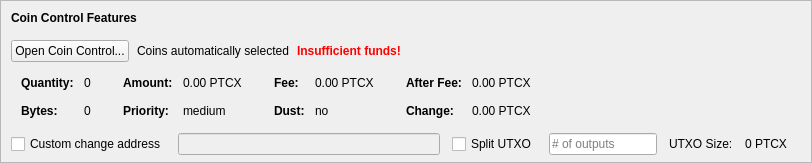
    <widget class="QFrame" name="frameCoinControl">
     <property name="sizePolicy">
      <sizepolicy hsizetype="Expanding" vsizetype="Expanding">
       <horstretch>0</horstretch>
       <verstretch>0</verstretch>
      </sizepolicy>
     </property>
     <property name="maximumSize">
      <size>
       <width>16777215</width>
       <height>16777215</height>
      </size>
     </property>
     <property name="frameShape">
      <enum>QFrame::StyledPanel</enum>
     </property>
     <property name="frameShadow">
      <enum>QFrame::Sunken</enum>
     </property>
     <layout class="QVBoxLayout" name="verticalLayoutCoinControl2">
      <property name="spacing">
       <number>0</number>
      </property>
      <property name="leftMargin">
       <number>0</number>
      </property>
      <property name="topMargin">
       <number>0</number>
      </property>
      <property name="rightMargin">
       <number>0</number>
      </property>
      <property name="bottomMargin">
       <number>6</number>
      </property>
      <item>
       <layout class="QVBoxLayout" name="verticalLayoutCoinControl" stretch="0,0,0,0,1">
        <property name="spacing">
         <number>0</number>
        </property>
        <property name="leftMargin">
         <number>10</number>
        </property>
        <property name="topMargin">
         <number>10</number>
        </property>
        <item>
         <layout class="QHBoxLayout" name="horizontalLayoutCoinControl1">
          <property name="bottomMargin">
           <number>15</number>
          </property>
          <item>
           <widget class="QLabel" name="labelCoinControlFeatures">
            <property name="sizePolicy">
             <sizepolicy hsizetype="Preferred" vsizetype="Maximum">
              <horstretch>0</horstretch>
              <verstretch>0</verstretch>
             </sizepolicy>
            </property>
            <property name="font">
             <font>
              <weight>75</weight>
              <bold>true</bold>
             </font>
            </property>
            <property name="styleSheet">
             <string notr="true">font-weight:bold;</string>
            </property>
            <property name="text">
             <string>Coin Control Features</string>
            </property>
           </widget>
          </item>
         </layout>
        </item>
        <item>
         <layout class="QHBoxLayout" name="horizontalLayoutCoinControl2" stretch="0,0,0,0">
          <property name="spacing">
           <number>8</number>
          </property>
          <property name="bottomMargin">
           <number>10</number>
          </property>
          <item>
           <widget class="QPushButton" name="pushButtonCoinControl">
            <property name="styleSheet">
             <string notr="true"/>
            </property>
            <property name="text">
             <string>Open Coin Control...</string>
            </property>
            <property name="autoDefault">
             <bool>false</bool>
            </property>
           </widget>
          </item>
          <item>
           <widget class="QLabel" name="labelCoinControlAutomaticallySelected">
            <property name="text">
             <string>Coins automatically selected</string>
            </property>
            <property name="margin">
             <number>5</number>
            </property>
           </widget>
          </item>
          <item>
           <widget class="QLabel" name="labelCoinControlInsuffFunds">
            <property name="font">
             <font>
              <weight>75</weight>
              <bold>true</bold>
             </font>
            </property>
            <property name="styleSheet">
             <string notr="true">color:red;font-weight:bold;</string>
            </property>
            <property name="text">
             <string>Insufficient funds!</string>
            </property>
            <property name="margin">
             <number>5</number>
            </property>
           </widget>
          </item>
          <item>
           <spacer name="horizontalSpacerCoinControl">
            <property name="orientation">
             <enum>Qt::Horizontal</enum>
            </property>
            <property name="sizeHint" stdset="0">
             <size>
              <width>40</width>
              <height>1</height>
             </size>
            </property>
           </spacer>
          </item>
         </layout>
        </item>
        <item>
         <widget class="QWidget" name="widgetCoinControl" native="true">
          <property name="sizePolicy">
           <sizepolicy hsizetype="Preferred" vsizetype="Preferred">
            <horstretch>0</horstretch>
            <verstretch>0</verstretch>
           </sizepolicy>
          </property>
          <property name="minimumSize">
           <size>
            <width>0</width>
            <height>0</height>
           </size>
          </property>
          <property name="styleSheet">
           <string notr="true"/>
          </property>
          <layout class="QHBoxLayout" name="horizontalLayoutCoinControl5">
           <property name="leftMargin">
            <number>0</number>
           </property>
           <property name="topMargin">
            <number>0</number>
           </property>
           <property name="rightMargin">
            <number>0</number>
           </property>
           <property name="bottomMargin">
            <number>0</number>
           </property>
           <item>
            <layout class="QHBoxLayout" name="horizontalLayoutCoinControl3" stretch="0,0,0,1">
             <property name="spacing">
              <number>20</number>
             </property>
             <property name="topMargin">
              <number>0</number>
             </property>
             <property name="bottomMargin">
              <number>10</number>
             </property>
             <item>
              <layout class="QFormLayout" name="formLayoutCoinControl1">
               <property name="horizontalSpacing">
                <number>10</number>
               </property>
               <property name="verticalSpacing">
                <number>14</number>
               </property>
               <property name="leftMargin">
                <number>10</number>
               </property>
               <property name="topMargin">
                <number>4</number>
               </property>
               <property name="rightMargin">
                <number>6</number>
               </property>
               <item row="0" column="0">
                <widget class="QLabel" name="labelCoinControlQuantityText">
                 <property name="font">
                  <font>
                   <weight>75</weight>
                   <bold>true</bold>
                  </font>
                 </property>
                 <property name="text">
                  <string>Quantity:</string>
                 </property>
                 <property name="margin">
                  <number>0</number>
                 </property>
                </widget>
               </item>
               <item row="0" column="1">
                <widget class="QLabel" name="labelCoinControlQuantity">
                 <property name="cursor">
                  <cursorShape>IBeamCursor</cursorShape>
                 </property>
                 <property name="contextMenuPolicy">
                  <enum>Qt::ActionsContextMenu</enum>
                 </property>
                 <property name="text">
                  <string notr="true">0</string>
                 </property>
                 <property name="margin">
                  <number>0</number>
                 </property>
                 <property name="textInteractionFlags">
                  <set>Qt::LinksAccessibleByMouse|Qt::TextSelectableByKeyboard|Qt::TextSelectableByMouse</set>
                 </property>
                </widget>
               </item>
               <item row="1" column="0">
                <widget class="QLabel" name="labelCoinControlBytesText">
                 <property name="font">
                  <font>
                   <weight>75</weight>
                   <bold>true</bold>
                  </font>
                 </property>
                 <property name="text">
                  <string>Bytes:</string>
                 </property>
                </widget>
               </item>
               <item row="1" column="1">
                <widget class="QLabel" name="labelCoinControlBytes">
                 <property name="cursor">
                  <cursorShape>IBeamCursor</cursorShape>
                 </property>
                 <property name="contextMenuPolicy">
                  <enum>Qt::ActionsContextMenu</enum>
                 </property>
                 <property name="text">
                  <string notr="true">0</string>
                 </property>
                 <property name="textInteractionFlags">
                  <set>Qt::LinksAccessibleByMouse|Qt::TextSelectableByKeyboard|Qt::TextSelectableByMouse</set>
                 </property>
                </widget>
               </item>
              </layout>
             </item>
             <item>
              <layout class="QFormLayout" name="formLayoutCoinControl2">
               <property name="horizontalSpacing">
                <number>10</number>
               </property>
               <property name="verticalSpacing">
                <number>14</number>
               </property>
               <property name="leftMargin">
                <number>6</number>
               </property>
               <property name="topMargin">
                <number>4</number>
               </property>
               <property name="rightMargin">
                <number>6</number>
               </property>
               <item row="0" column="0">
                <widget class="QLabel" name="labelCoinControlAmountText">
                 <property name="font">
                  <font>
                   <weight>75</weight>
                   <bold>true</bold>
                  </font>
                 </property>
                 <property name="text">
                  <string>Amount:</string>
                 </property>
                 <property name="margin">
                  <number>0</number>
                 </property>
                </widget>
               </item>
               <item row="0" column="1">
                <widget class="QLabel" name="labelCoinControlAmount">
                 <property name="cursor">
                  <cursorShape>IBeamCursor</cursorShape>
                 </property>
                 <property name="contextMenuPolicy">
                  <enum>Qt::ActionsContextMenu</enum>
                 </property>
                 <property name="text">
                  <string notr="true">0.00 PTCX</string>
                 </property>
                 <property name="textInteractionFlags">
                  <set>Qt::LinksAccessibleByMouse|Qt::TextSelectableByKeyboard|Qt::TextSelectableByMouse</set>
                 </property>
                </widget>
               </item>
               <item row="1" column="0">
                <widget class="QLabel" name="labelCoinControlPriorityText">
                 <property name="font">
                  <font>
                   <weight>75</weight>
                   <bold>true</bold>
                  </font>
                 </property>
                 <property name="text">
                  <string>Priority:</string>
                 </property>
                </widget>
               </item>
               <item row="1" column="1">
                <widget class="QLabel" name="labelCoinControlPriority">
                 <property name="cursor">
                  <cursorShape>IBeamCursor</cursorShape>
                 </property>
                 <property name="contextMenuPolicy">
                  <enum>Qt::ActionsContextMenu</enum>
                 </property>
                 <property name="text">
                  <string>medium</string>
                 </property>
                 <property name="textInteractionFlags">
                  <set>Qt::LinksAccessibleByMouse|Qt::TextSelectableByKeyboard|Qt::TextSelectableByMouse</set>
                 </property>
                </widget>
               </item>
              </layout>
             </item>
             <item>
              <layout class="QFormLayout" name="formLayoutCoinControl3">
               <property name="horizontalSpacing">
                <number>10</number>
               </property>
               <property name="verticalSpacing">
                <number>14</number>
               </property>
               <property name="leftMargin">
                <number>6</number>
               </property>
               <property name="topMargin">
                <number>4</number>
               </property>
               <property name="rightMargin">
                <number>6</number>
               </property>
               <item row="0" column="0">
                <widget class="QLabel" name="labelCoinControlFeeText">
                 <property name="font">
                  <font>
                   <weight>75</weight>
                   <bold>true</bold>
                  </font>
                 </property>
                 <property name="text">
                  <string>Fee:</string>
                 </property>
                 <property name="margin">
                  <number>0</number>
                 </property>
                </widget>
               </item>
               <item row="0" column="1">
                <widget class="QLabel" name="labelCoinControlFee">
                 <property name="cursor">
                  <cursorShape>IBeamCursor</cursorShape>
                 </property>
                 <property name="contextMenuPolicy">
                  <enum>Qt::ActionsContextMenu</enum>
                 </property>
                 <property name="text">
                  <string notr="true">0.00 PTCX</string>
                 </property>
                 <property name="textInteractionFlags">
                  <set>Qt::LinksAccessibleByMouse|Qt::TextSelectableByKeyboard|Qt::TextSelectableByMouse</set>
                 </property>
                </widget>
               </item>
               <item row="1" column="0">
                <widget class="QLabel" name="labelCoinControlLowOutputText">
                 <property name="font">
                  <font>
                   <weight>75</weight>
                   <bold>true</bold>
                  </font>
                 </property>
                 <property name="text">
                  <string>Dust:</string>
                 </property>
                </widget>
               </item>
               <item row="1" column="1">
                <widget class="QLabel" name="labelCoinControlLowOutput">
                 <property name="cursor">
                  <cursorShape>IBeamCursor</cursorShape>
                 </property>
                 <property name="contextMenuPolicy">
                  <enum>Qt::ActionsContextMenu</enum>
                 </property>
                 <property name="text">
                  <string>no</string>
                 </property>
                 <property name="textInteractionFlags">
                  <set>Qt::LinksAccessibleByMouse|Qt::TextSelectableByKeyboard|Qt::TextSelectableByMouse</set>
                 </property>
                </widget>
               </item>
              </layout>
             </item>
             <item>
              <layout class="QFormLayout" name="formLayoutCoinControl4">
               <property name="horizontalSpacing">
                <number>10</number>
               </property>
               <property name="verticalSpacing">
                <number>14</number>
               </property>
               <property name="leftMargin">
                <number>6</number>
               </property>
               <property name="topMargin">
                <number>4</number>
               </property>
               <property name="rightMargin">
                <number>6</number>
               </property>
               <item row="0" column="0">
                <widget class="QLabel" name="labelCoinControlAfterFeeText">
                 <property name="font">
                  <font>
                   <weight>75</weight>
                   <bold>true</bold>
                  </font>
                 </property>
                 <property name="text">
                  <string>After Fee:</string>
                 </property>
                 <property name="margin">
                  <number>0</number>
                 </property>
                </widget>
               </item>
               <item row="0" column="1">
                <widget class="QLabel" name="labelCoinControlAfterFee">
                 <property name="cursor">
                  <cursorShape>IBeamCursor</cursorShape>
                 </property>
                 <property name="contextMenuPolicy">
                  <enum>Qt::ActionsContextMenu</enum>
                 </property>
                 <property name="text">
                  <string notr="true">0.00 PTCX</string>
                 </property>
                 <property name="textInteractionFlags">
                  <set>Qt::LinksAccessibleByMouse|Qt::TextSelectableByKeyboard|Qt::TextSelectableByMouse</set>
                 </property>
                </widget>
               </item>
               <item row="1" column="0">
                <widget class="QLabel" name="labelCoinControlChangeText">
                 <property name="font">
                  <font>
                   <weight>75</weight>
                   <bold>true</bold>
                  </font>
                 </property>
                 <property name="text">
                  <string>Change:</string>
                 </property>
                </widget>
               </item>
               <item row="1" column="1">
                <widget class="QLabel" name="labelCoinControlChange">
                 <property name="cursor">
                  <cursorShape>IBeamCursor</cursorShape>
                 </property>
                 <property name="contextMenuPolicy">
                  <enum>Qt::ActionsContextMenu</enum>
                 </property>
                 <property name="text">
                  <string notr="true">0.00 PTCX</string>
                 </property>
                 <property name="textInteractionFlags">
                  <set>Qt::LinksAccessibleByMouse|Qt::TextSelectableByKeyboard|Qt::TextSelectableByMouse</set>
                 </property>
                </widget>
               </item>
              </layout>
             </item>
            </layout>
           </item>
          </layout>
         </widget>
        </item>
        <item>
         <layout class="QHBoxLayout" name="horizontalLayoutCoinControl4" stretch="0,0,0,0,0,0,0">
          <property name="spacing">
           <number>12</number>
          </property>
          <property name="sizeConstraint">
           <enum>QLayout::SetDefaultConstraint</enum>
          </property>
          <property name="topMargin">
           <number>5</number>
          </property>
          <property name="rightMargin">
           <number>5</number>
          </property>
          <item>
           <widget class="QCheckBox" name="checkBoxCoinControlChange">
            <property name="toolTip">
             <string>If this is activated, but the change address is empty or invalid, change will be sent to a newly generated address.</string>
            </property>
            <property name="text">
             <string>Custom change address</string>
            </property>
           </widget>
          </item>
          <item>
           <widget class="QValidatedLineEdit" name="lineEditCoinControlChange">
            <property name="enabled">
             <bool>false</bool>
            </property>
            <property name="sizePolicy">
             <sizepolicy hsizetype="Expanding" vsizetype="Fixed">
              <horstretch>0</horstretch>
              <verstretch>0</verstretch>
             </sizepolicy>
            </property>
           </widget>
          </item>
          <item>
           <widget class="QCheckBox" name="splitBlockCheckBox">
            <property name="text">
             <string>Split UTXO</string>
            </property>
           </widget>
          </item>
          <item>
           <widget class="QLineEdit" name="splitBlockLineEdit">
            <property name="sizePolicy">
             <sizepolicy hsizetype="Fixed" vsizetype="Fixed">
              <horstretch>50</horstretch>
              <verstretch>0</verstretch>
             </sizepolicy>
            </property>
            <property name="placeholderText">
             <string># of outputs</string>
            </property>
           </widget>
          </item>
          <item>
           <widget class="QLabel" name="labelBlockSizeText">
            <property name="text">
             <string>UTXO Size:</string>
            </property>
           </widget>
          </item>
          <item>
           <widget class="QLabel" name="labelBlockSize">
            <property name="text">
             <string>0 PTCX</string>
            </property>
           </widget>
          </item>
          <item>
           <widget class="QLabel" name="labelCoinControlChangeLabel">
            <property name="sizePolicy">
             <sizepolicy hsizetype="Preferred" vsizetype="Expanding">
              <horstretch>0</horstretch>
              <verstretch>0</verstretch>
             </sizepolicy>
            </property>
            <property name="minimumSize">
             <size>
              <width>0</width>
              <height>0</height>
             </size>
            </property>
            <property name="text">
             <string/>
            </property>
            <property name="margin">
             <number>3</number>
            </property>
           </widget>
          </item>
         </layout>
        </item>
        <item>
         <spacer name="verticalSpacerCoinControl">
          <property name="orientation">
           <enum>Qt::Vertical</enum>
          </property>
          <property name="sizeHint" stdset="0">
           <size>
            <width>800</width>
            <height>1</height>
           </size>
          </property>
         </spacer>
        </item>
       </layout>
      </item>
     </layout>
    </widget>
